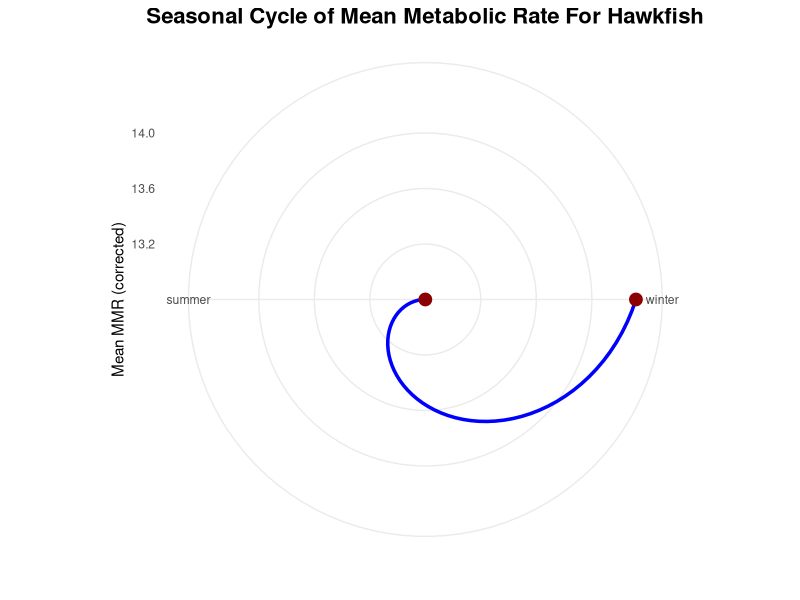
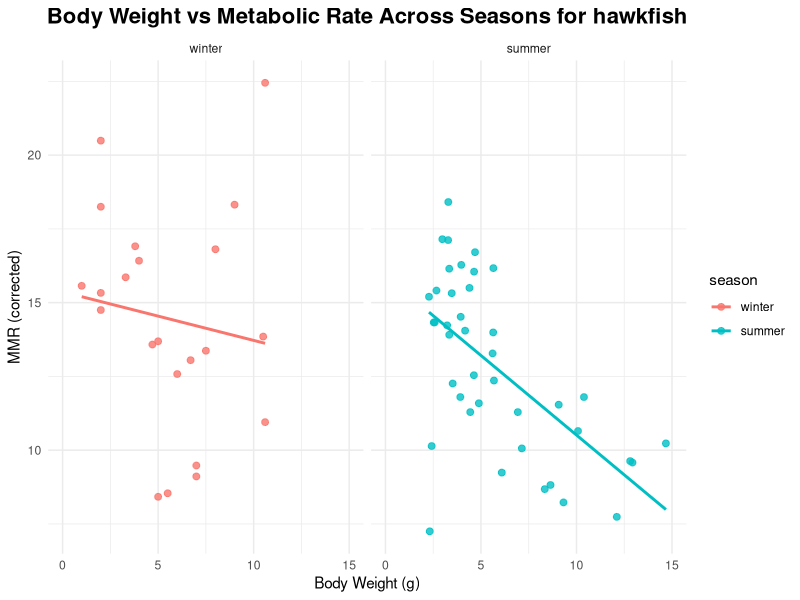
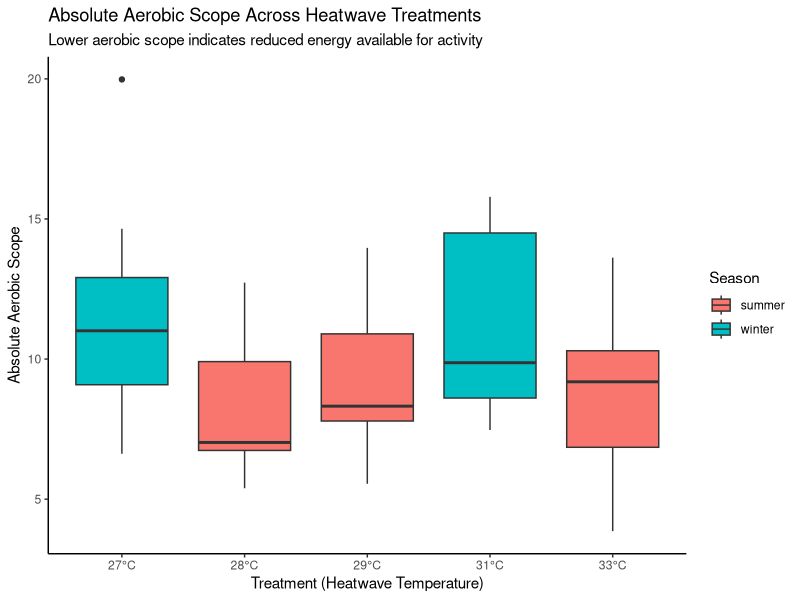
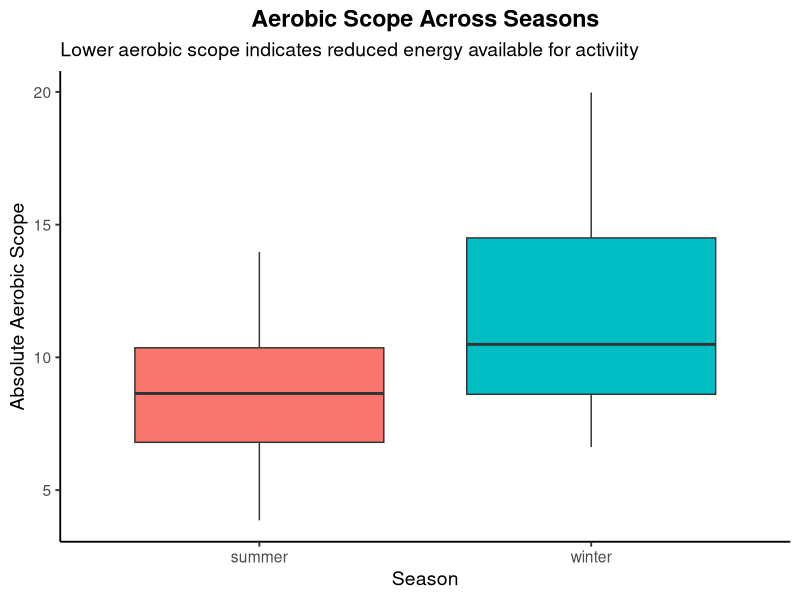
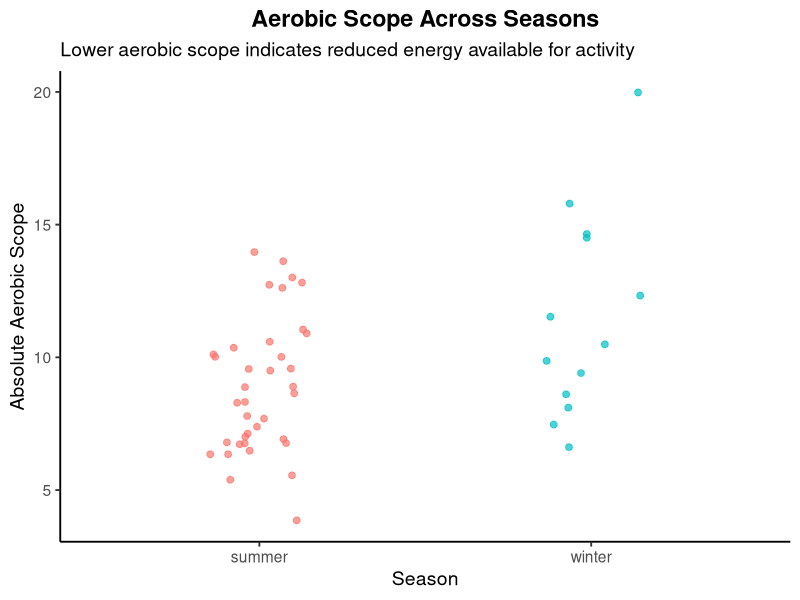
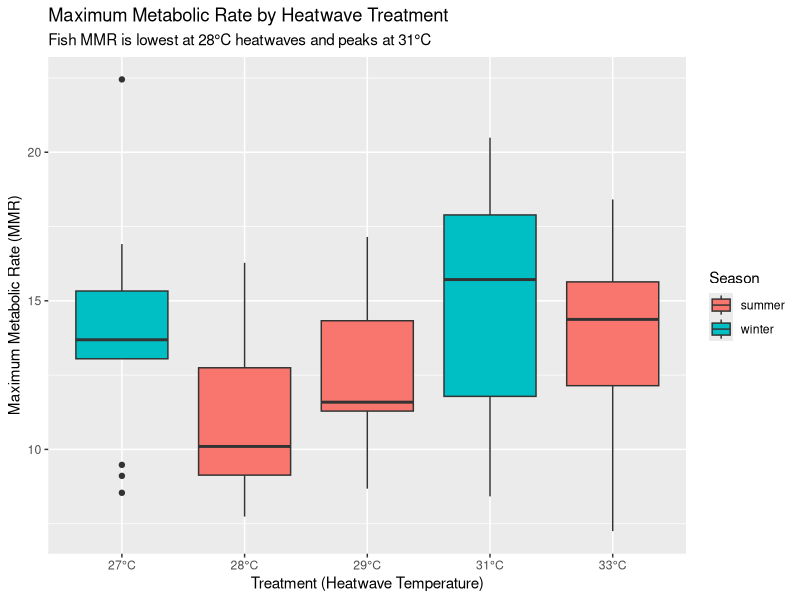
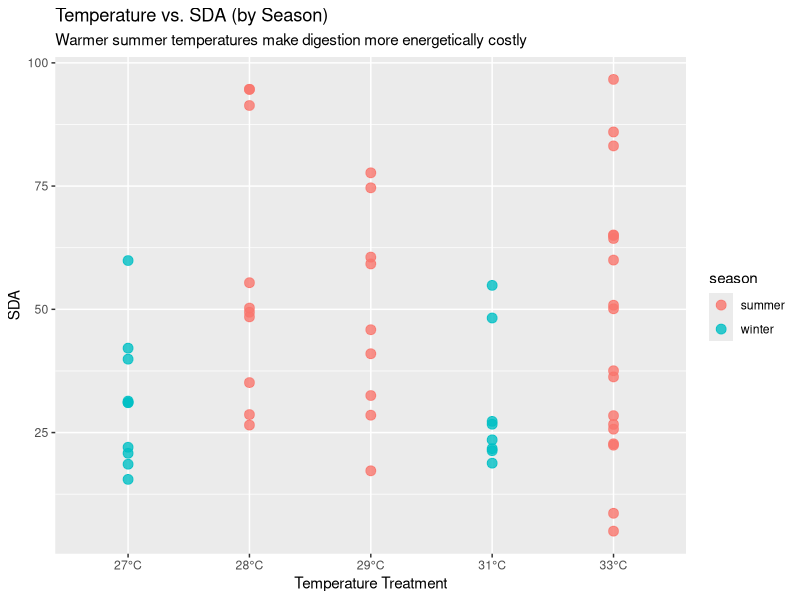
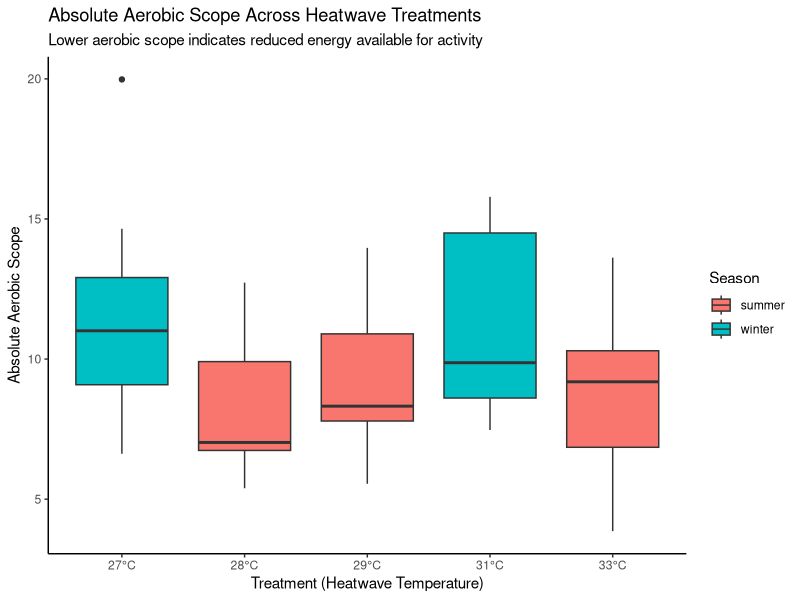

Source code (R) for these figures, in order:
## ---- chunk 1
library(tidyverse)
library(broom)
library(viridisLite)
library(ggplot2)
## ---- chunk 2
heatwaves_coral_fish <- read_csv("../data/VanWert_etal_2023_hawkfish.csv")
glimpse(heatwaves_coral_fish)
## ---- chunk 3
heatwaves_coral_fish_clean <- heatwaves_coral_fish |>
  rename(wet_mass = bw_g,
         total_length = tl_cm,
         standard_length = sl_cm,
         max_metabolic_rate = mmr_corrected,
         standard_metabolic_rate = smr_low10_all,
         absolute_aerobic_scope = aas_corrected,
         factorial_aerobic_scope = fas,
         SDA_coeff = sda_coeff,
         temp_of_arrhythmia = tarr,
         peak_max_heart_rate = fhmax_peak,
         temp_at_max_heart_rate = tpeak)
## ---- chunk 4

heatwave_vs_mmr <- heatwaves_coral_fish_clean |>
  filter(treatment_new != "wild") |>
  ggplot(aes(x = treatment_new, y = max_metabolic_rate, fill = season)) +
  geom_boxplot() +
  scale_x_discrete(labels = function(x) paste0(x, "°C")) +
  labs(
    title = "Maximum Metabolic Rate by Heatwave Treatment",
    subtitle = "Fish MMR is lowest at 28°C heatwaves and peaks at 31°C",
    x = "Treatment (Heatwave Temperature)",
    y = "Maximum Metabolic Rate (MMR)",
    fill = "Season"
  )

# Save the plot
ggsave("fig_mmr_vs_heatwave_boxplot.png", heatwave_vs_mmr, width = 7, height = 5)

## ---- chunk 5

temp_energy_season <- heatwaves_coral_fish_clean |>
  filter(treatment_new != "wild") |>
  ggplot(aes(x = treatment_new, y = SDA_integrated, color = season)) +
  geom_point(alpha = 0.8, size = 3) +
  scale_x_discrete(labels = function(x) ifelse(x == "wild", "wild", paste0(x, "°C"))) +
  labs(
    title = "Temperature vs. SDA (by Season)",
    subtitle = "Warmer summer temperatures make digestion more energetically costly",
    x = "Temperature Treatment",
    y = "SDA"
  )

# Save the plot
ggsave("fig_temp_energy_season_scatterplot.png", temp_energy_season, width = 7, height = 5)
## ---- chunk 6

df <- read.csv("../data/VanWert_etal_2023_hawkfish.csv")
df$season <- factor(df$season, 
                    levels = c("winter", "spring", "summer", "fall"))


season_means <- df |>
  group_by(season) |>
  summarise(mean_mmr = mean(mmr_corrected, na.rm = TRUE))


ggplot(season_means, aes(x = season, y = mean_mmr, group = 1)) +
  geom_line(size = 1.2, color = "blue") +
  geom_point(size = 4, color = "darkred") +
  coord_polar() +
  theme_minimal() +
  labs(
    title = "Seasonal Cycle of Mean Metabolic Rate For Hawkfish",
    x = "",
    y = "Mean MMR (corrected)"
  ) +
  theme(
    plot.title = element_text(size = 16, face = "bold", hjust = 0.5)
   
  )


## ---- chunk 7

df <- read.csv("../data/VanWert_etal_2023_hawkfish.csv")

df$season <- factor(df$season, 
                    levels = c("winter", "spring", "summer", "fall"))

ggplot(df, aes(x = bw_g, y = mmr_corrected, color = season)) +
  geom_point(alpha = 0.8, size = 2) +
  geom_smooth(method = "lm", se = FALSE) +
  facet_wrap(~ season, nrow = 1) +
  xlim(0,15)+
  theme_minimal() +
  labs(
    title = "Body Weight vs Metabolic Rate Across Seasons for hawkfish",
    x = "Body Weight (g)",
    y = "MMR (corrected)"
  ) +
  theme(
    plot.title = element_text(size = 16, face = "bold", hjust = 0.5)

  )

## ---- chunk 8

aerobic_scope_treatment <- heatwaves_coral_fish_clean |>
  filter(treatment_new != "wild") |>
  mutate(treatment_new = factor(treatment_new,
                                levels = c("27", "28", "29", "31", "33"))) |>
  ggplot(aes(x = treatment_new,
             y = absolute_aerobic_scope,
             fill = season)) +
  geom_boxplot(position = position_dodge(width = 0.8)) +
  scale_x_discrete(labels = function(x) paste0(x, "°C")) +
  labs(
    title = "Absolute Aerobic Scope Across Heatwave Treatments",
    subtitle = "Lower aerobic scope indicates reduced energy available for activity",
    x = "Treatment (Heatwave Temperature)",
    y = "Absolute Aerobic Scope",
    fill = "Season"
  ) +
  theme_classic()

aerobic_scope_treatment
# Save the plot
ggsave("fig_aerobic_vs_heatwave_boxplot.png", aerobic_scope_treatment, width = 7, height = 5)

## ---- chunk 9
heatwaves_coral_fish_clean |>
  ggplot(aes(x = season, y = absolute_aerobic_scope, fill = season)) +
  geom_boxplot() +
  labs(
    title = "Aerobic Scope Across Seasons",
    subtitle = "Lower aerobic scope indicates reduced energy available for activiity",
    x = "Season",
    y = "Absolute Aerobic Scope"
  ) +
  theme_classic(base_size = 14) +
  theme(
    legend.position = "none",
    plot.title = element_text(face = "bold", hjust = 0.5)
  )

heatwaves_coral_fish_clean |>
  ggplot(aes(x = season, y = absolute_aerobic_scope, color = season)) +
  geom_jitter(width = 0.15, size = 2, alpha = 0.7) +
  labs(
    title = "Aerobic Scope Across Seasons",
    subtitle = "Lower aerobic scope indicates reduced energy available for activity",
    x = "Season",
    y = "Absolute Aerobic Scope"
  ) +
  theme_classic(base_size = 14) +
  theme(
    legend.position = "none",
    plot.title = element_text(face = "bold", hjust = 0.5)
  )
## ---- chunk 10

## ---- chunk 11
